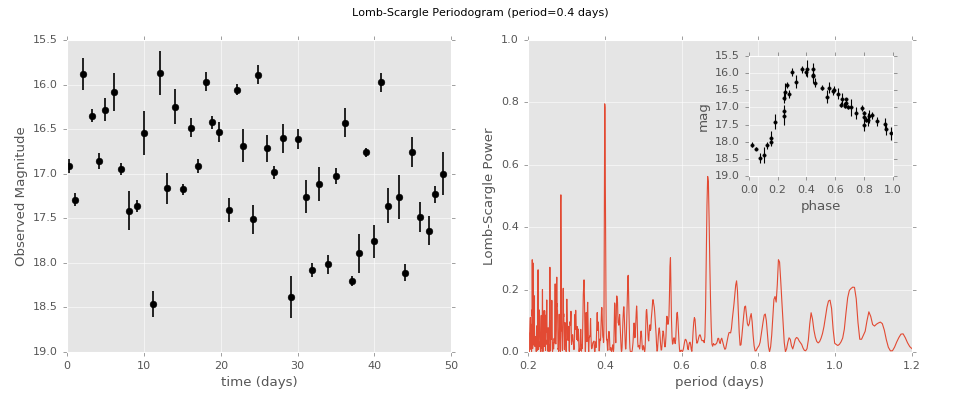

Here is the Python script that generated this plot:
import numpy as np
import matplotlib.pyplot as plt


def simulated_data(N, rseed=0, period=0.4):
    t = np.linspace(0, 1, 1000)
    rand = np.random.RandomState(rseed)
    t = np.arange(N, dtype=float)
    t += 0.1 * rand.randn(N)
    dmag = 0.05 + 0.2 * rand.rand(N)

    omega = 2 * np.pi / period
    coeffs = np.array([-1, -0.4, -0.1])
    n = np.arange(1, len(coeffs) + 1)[:, None]
    mag = 17 + np.dot(coeffs, np.sin(n * omega * t)) + dmag * rand.randn(N)

    return t, mag, dmag

from lombscargle import LombScargle

plt.style.use('ggplot')
fig, ax = plt.subplots(1, 2, figsize=(12, 5))
fig.subplots_adjust(left=0.07, right=0.95)
fig.subplots_adjust(bottom=0.12)  # stop labels from getting cut-off

t, mag, dmag = simulated_data(50)

ax[0].errorbar(t, mag, dmag, fmt='ok', elinewidth=1.5, capsize=0)
ax[0].invert_yaxis()
ax[0].set(xlabel='time (days)',
          ylabel='Observed Magnitude')

freq, PLS = LombScargle(t, mag, dmag).autopower(minimum_frequency=1 / 1.2,
                                                maximum_frequency=1 / 0.2)

ax[1].plot(1. / freq, PLS)
ax[1].set(xlabel='period (days)',
          ylabel='Lomb-Scargle Power',
          xlim=(0.2, 1.2),
          ylim=(0, 1));

phase = (t * freq[np.argmax(PLS)] + 0.2) % 1
inset = fig.add_axes([0.78, 0.56, 0.15, 0.3])
inset.errorbar(phase, mag, dmag, fmt='.k', capsize=0)
inset.invert_yaxis()
inset.set_xlabel('phase')
inset.set_ylabel('mag')

fig.suptitle('Lomb-Scargle Periodogram (period=0.4 days)');
